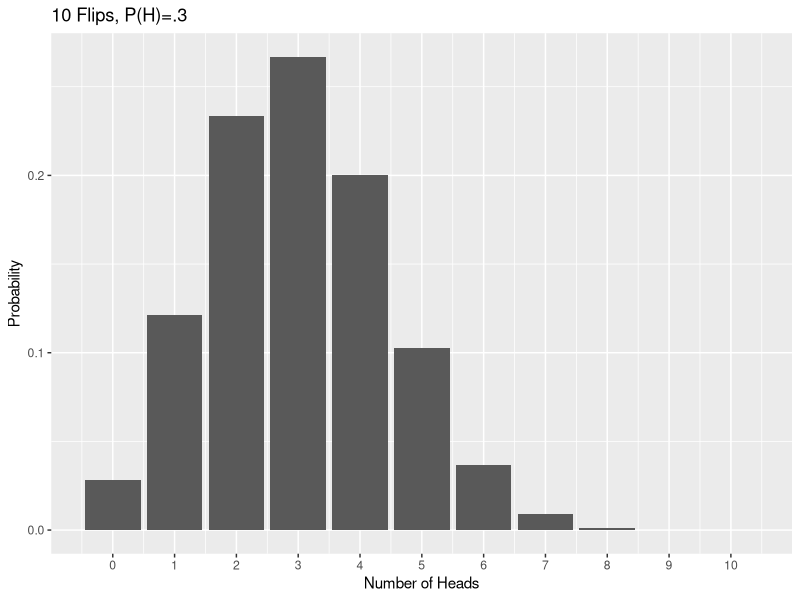
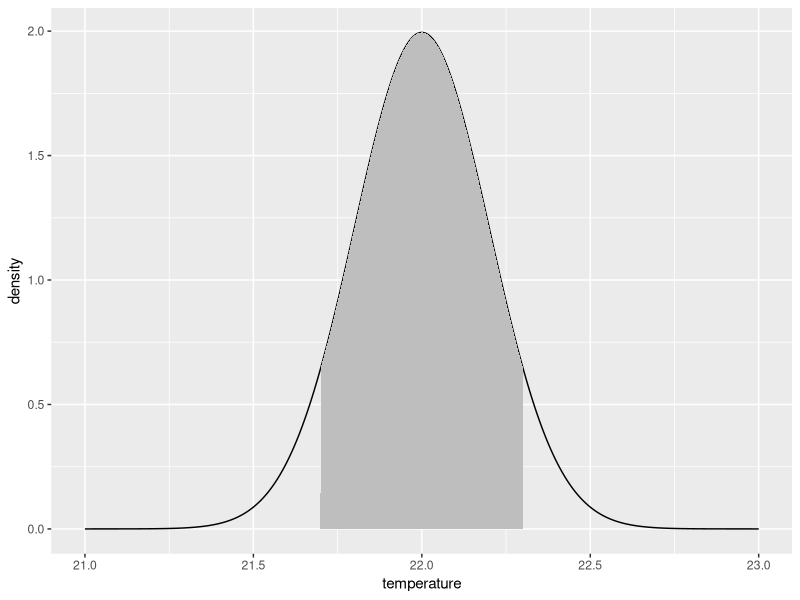
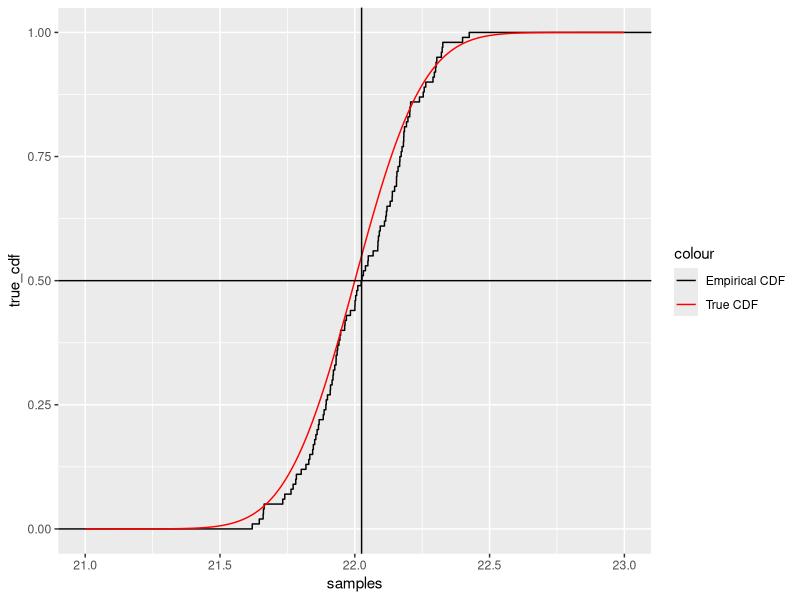
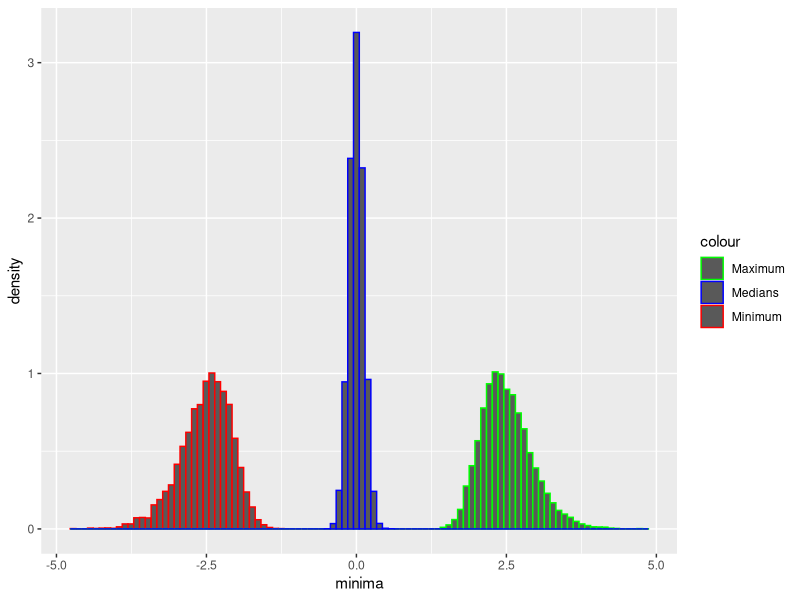
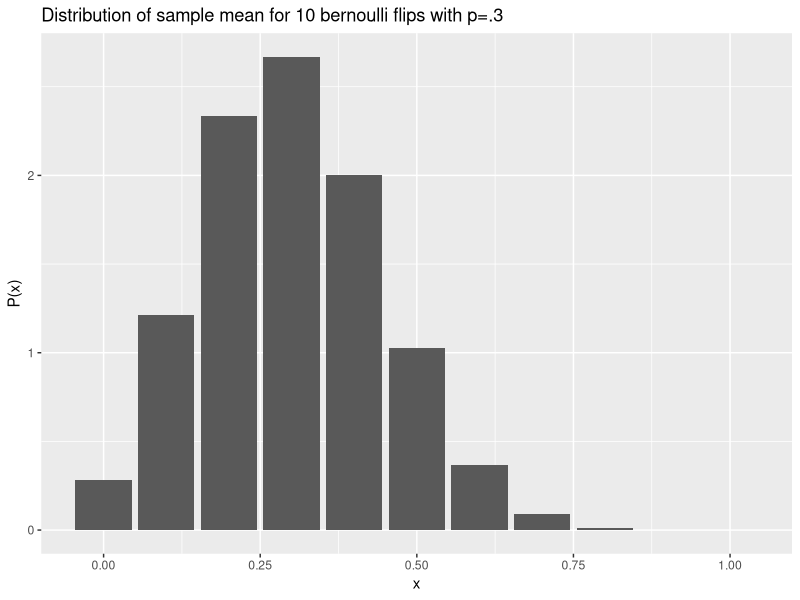
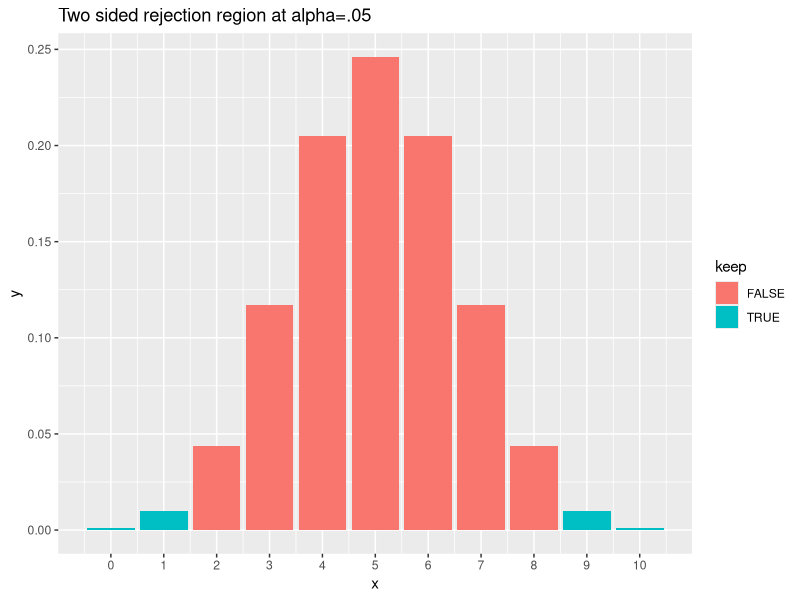
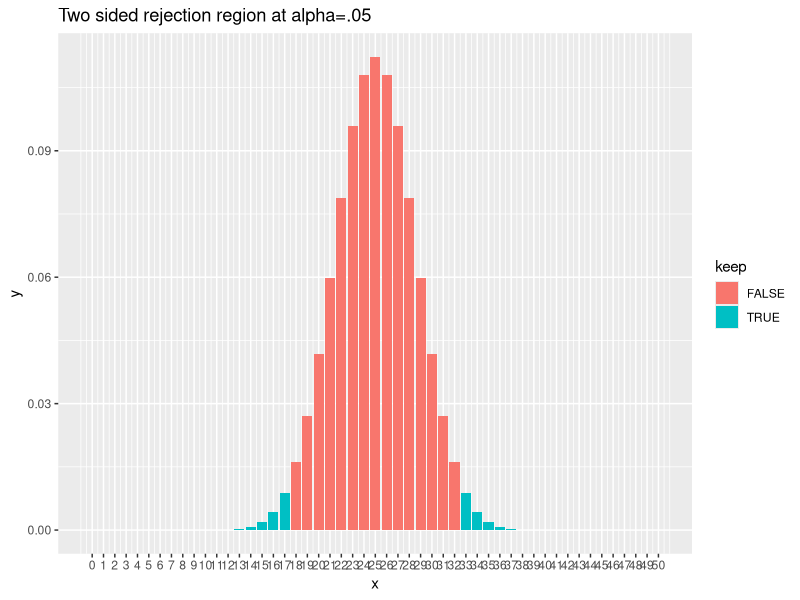
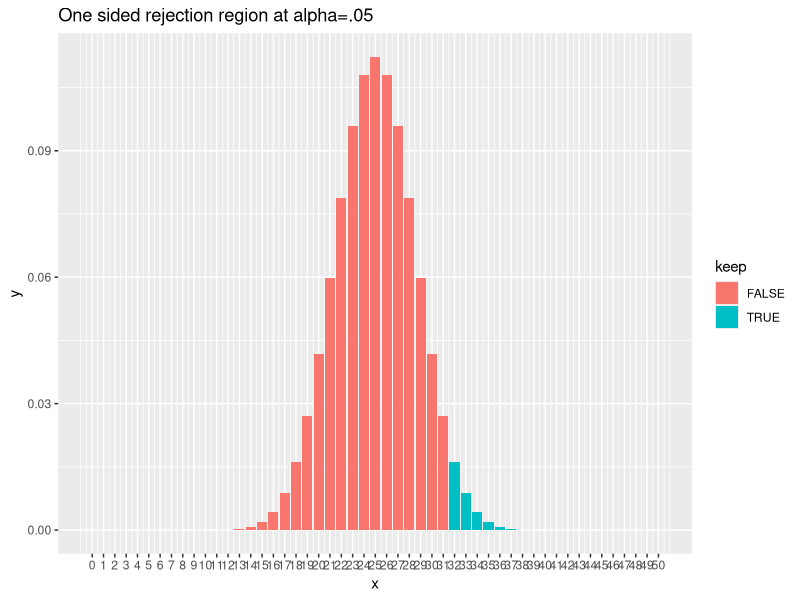

These charts were generated, in order, by the following R code:
## ---- chunk 1
library(tidyverse)
library(glue)
## ---- chunk 2
library(ggplot2)
x <- dbinom(seq(0, 10), 10, .3)
ggplot() +
    geom_bar(aes(x = seq(0, 10), y = x), stat = "identity") +
    scale_x_continuous(breaks = seq(0, 10)) +
    xlab("Number of Heads") +
    ylab("Probability") +
    ggtitle("10 Flips, P(H)=.3")
## ---- chunk 3
library(tidyverse)
## ---- chunk 4
temperature <- seq(21, 23, .001)
density <- dnorm(temperature, 22, .2)
p <- pnorm(22.3, 22, .2) - pnorm(21.7, 22, .2)
ggplot() +
    geom_line(aes(x = temperature, y = density)) +
    geom_ribbon(aes(x = temperature, ymin = 0, ymax = if_else(temperature >= 21.7 & temperature <= 22.3, density, 0)), fill = "gray")
## ---- chunk 5
samples <- rnorm(100, 22, .2)
true_cdf <- pnorm(temperature, 22, .2)
ggplot() +
    stat_ecdf(aes(x = samples, color = "Empirical CDF")) +
    geom_line(aes(x = temperature, y = true_cdf, color = "True CDF")) +
    scale_color_manual(values = c("Empirical CDF" = "black", "True CDF" = "red")) +
    geom_hline(yintercept = .5) +
    geom_vline(xintercept = median(samples))
## ---- chunk 6
minima <- replicate(10000, min(rnorm(100, 0, 1)))
maxima <- replicate(10000, max(rnorm(100, 0, 1)))
medians <- replicate(10000, median(rnorm(100, 0, 1)))
ggplot() +
    geom_histogram(aes(x = minima, y = after_stat(density), color = "Minimum"), bins = 100) +
    geom_histogram(aes(x = maxima, y = after_stat(density), color = "Maximum"), bins = 100) +
    geom_histogram(aes(x = medians, y = after_stat(density), color = "Medians"), bins = 100) +
    scale_color_manual(values = c("Minimum" = "red", "Maximum" = "green", "Medians" = "blue"))
## ---- chunk 7
p <- dbinom(seq(0,10),10,.3)
ggplot()+geom_bar(aes(x=seq(0,1,1/10),y=10*p),stat="identity")+xlab("x")+ylab("P(x)")+ggtitle("Distribution of sample mean for 10 bernoulli flips with p=.3")
## ---- chunk 8
library(ggplot2)
# two-sided
rejection2 <- function(n,d=10) {
    results <- data.frame(
            x=seq(0,n),
            y=dbinom(seq(0,n),n,.5),
            keep=sapply(seq(0,n),
                function(x) 
                    (x<qbinom(.025,n,.5)) | (x>qbinom(.975,n,.5))))
    ggplot(
        data=results,aes(x=x,y=y,fill=keep))+ 
        geom_bar(stat="identity")+
        scale_x_continuous(breaks=seq(0,n,d))+
        ggtitle("Two sided rejection region at alpha=.05")
    
}
## ---- chunk 9
rejection1 <-function(n,d=10) {
    results <- data.frame(
        x=seq(0,n),
        y=dbinom(seq(0,n),n,.5),
        keep=sapply(seq(0,n),function(x) (x>qbinom(.95,n,.5))))
    ggplot(data=results,aes(x=x,y=y,fill=keep))+
    geom_bar(stat="identity")+
    scale_x_continuous(breaks=seq(0,n,d))+
    ggtitle("One sided rejection region at alpha=.05")
}
## ---- chunk 10
rejection2(10, 1)

## ---- chunk 11
rejection2(50, 1)
## ---- chunk 12
rejection1(50, 1)
## ---- chunk 13
compare <- function(n, p = .5) {
    results <- data.frame(x = seq(0, n), y = dbinom(seq(0, n), n, p), z = dnorm(seq(0, n), mean = p * n, sd = sqrt(n * p * (1 - p))))
    ggplot(data = results) +
        geom_bar(aes(x = x, y = y), stat = "identity", fill = "lightgreen") +
        geom_line(aes(x = x, y = z), color = "red", size = 2) +
        ggtitle(glue("Normal Approximation to the binomial with n={n} and p={p}"))
}
compare(100, .3)
## ---- chunk 14
# look at the probability density for this case
probs <- dbinom(seq(0, 20), 20, .5)
# The qbinom function tells us the threshold
rejection <- qbinom(.95, 20, .5)
# We check this by comparing the probability of $15-20$ vs $14-20$ heads:
sum(probs[16:21]) # remember probs[i] is the chance of i-1 heads
sum(probs[15:21])
# The chance of $15-20$ heads is greater than $.05$.
## ---- chunk 15
probs6 <- dbinom(seq(0, 20), 20, .6)
sum(probs6[1:15])
## ---- chunk 16
probs8 <- dbinom(seq(0, 20), 20, .8)
sum(probs8[1:15])
## ---- chunk 17
rejection <- qbinom(.95, 100, .5)
probs6 <- dbinom(seq(0, 100), 100, .6)
sum(probs6[1:rejection])
## ---- chunk 18
simulated <- rbinom(10000, 4600, .224)
sum(simulated >= 1133)
